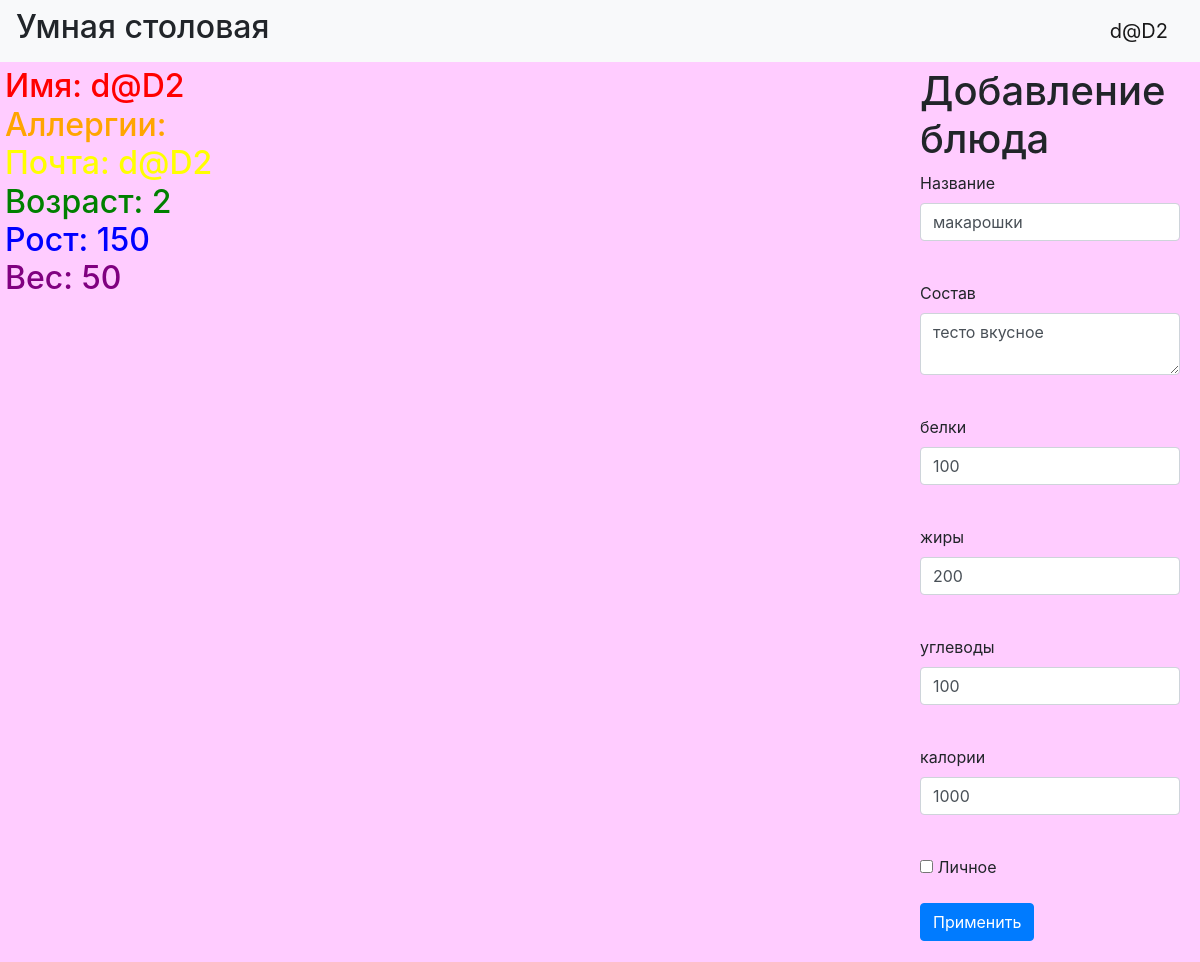
/dishs/1 (signed in), run on the app's committed database.
### data/users.py (models this page shows, shortened)
class User(SqlAlchemyBase, UserMixin):
    __tablename__ = 'users'
    id = sqlalchemy.Column(sqlalchemy.Integer, primary_key=True, autoincrement=True)
    name = sqlalchemy.Column(sqlalchemy.String, nullable=True)
    height = sqlalchemy.Column(sqlalchemy.String, nullable=True)
    weight = sqlalchemy.Column(sqlalchemy.String, nullable=True)
    allergic = sqlalchemy.Column(sqlalchemy.String, nullable=True)
    age = sqlalchemy.Column(sqlalchemy.String, nullable=True)
    email = sqlalchemy.Column(sqlalchemy.String, index=True, unique=True, nullable=True)
    hashed_password = sqlalchemy.Column(sqlalchemy.String, nullable=True)
    created_date = sqlalchemy.Column(sqlalchemy.DateTime, default=datetime.datetime.now)
    dishs = orm.relation("Dishs", back_populates='user')

### data/dishs.py (models this page shows)
class Dishs(SqlAlchemyBase):
    __tablename__ = 'dishs'
    id = sqlalchemy.Column(sqlalchemy.Integer, primary_key=True, autoincrement=True)
    title = sqlalchemy.Column(sqlalchemy.String, nullable=True)
    proteins = sqlalchemy.Column(sqlalchemy.String, nullable=True)
    fats = sqlalchemy.Column(sqlalchemy.String, nullable=True)
    carbohydrates = sqlalchemy.Column(sqlalchemy.String, nullable=True)
    calories = sqlalchemy.Column(sqlalchemy.String, nullable=True)
    content = sqlalchemy.Column(sqlalchemy.String, nullable=True)
    created_date = sqlalchemy.Column(sqlalchemy.DateTime, default=datetime.datetime.now)
    is_private = sqlalchemy.Column(sqlalchemy.Boolean, default=True)
    user_id = sqlalchemy.Column(sqlalchemy.Integer, sqlalchemy.ForeignKey("users.id"))
    user = orm.relation('User')
    categories = orm.relation("Category", secondary="association", backref="dishs")

### main.py (the view, shortened to what this page needs)
@app.route('/dishs/<int:id>', methods=['GET', 'POST'])
@login_required
def edit_dishs(id):
    form = DishsForm()
    if request.method == "GET":
        db_sess = db_session.create_session()
        dishs = db_sess.query(Dishs).filter(Dishs.id == id, Dishs.user == current_user).first()
        if dishs:
            form.title.data = dishs.title
            form.content.data = dishs.content
            form.is_private.data = dishs.is_private
            form.proteins.data = dishs.proteins
            form.fats.data = dishs.fats
            form.carbohydrates.data = dishs.carbohydrates
            form.calories.data = dishs.calories
        else:
            abort(404)
    return render_template('dishs.html', title='Редактирование блюда', form=form)

### forms/dishs.py
class DishsForm(FlaskForm):
    title = StringField('Название', validators=[DataRequired()])
    content = TextAreaField("Состав")
    proteins = StringField('белки', validators=[DataRequired()])
    fats = StringField('жиры', validators=[DataRequired()])
    carbohydrates = StringField('углеводы', validators=[DataRequired()])
    calories = StringField('калории', validators=[DataRequired()])
    is_private = BooleanField("Личное")
    submit = SubmitField('Применить')

### data/db_session.py (called while the page is built)
def create_session() -> Session:
    global __factory
    return __factory()

### main.py (called while the page is built)
@login_manager.user_loader
def load_user(user_id):
    db_sess = db_session.create_session()
    return db_sess.query(User).get(user_id)

### templates/dishs.html (shortened to what this page needs)
{% extends "base.html" %}
{% block content %}
    <h1>Добавление блюда</h1>
    <form action="" method="post">
        <p>
            {{ form.title.label }}<br>
            {{ form.title(class="form-control") }}<br>
        </p>
        <p>
            {{ form.content.label }}<br>
            {{ form.content(class="form-control") }}<br>
        </p>
        <p>
            {{ form.proteins.label }}<br>
            {{ form.proteins(class="form-control") }}<br>
        </p>
        <p>
            {{ form.fats.label }}<br>
            {{ form.fats(class="form-control") }}<br>
        </p>
        <p>
            {{ form.carbohydrates.label }}<br>
            {{ form.carbohydrates(class="form-control") }}<br>
        </p>
        <p>
            {{ form.calories.label }}<br>
            {{ form.calories(class="form-control") }}<br>
        </p>
        <p>{{ form.is_private() }} {{ form.is_private.label }}</p>
        <p>{{ form.submit(type="submit", class="btn btn-primary") }}</p>
    </form>
{% endblock %}

### templates/base.html (shortened to what this page needs)
<!doctype html>
<html lang="en">
<head>
    <link rel="stylesheet"
          href="https://stackpath.bootstrapcdn.com/bootstrap/4.4.1/css/bootstrap.min.css"
>
</head>
<body>
<header>
    <nav class="navbar navbar-light bg-light">
        <h2>Умная столовая</h2>
        {% if current_user.is_authenticated %}
            <a class="navbar-brand" href="/logout" >{{ current_user.name }}</a>
        {% else %}
            <p>
                <a class="btn btn-primary " href="/register">Зарегистрироваться</a>
                <a class="btn btn-success" href="/login">Войти</a>
            </p>
        {% endif %}
    </nav>
    <table width="100%" cellspacing="0" cellpadding="5">
   <tr>
    <td width="900" valign="top">
    {% if current_user.is_authenticated %}
        <h2 align="left"><font color="red">Имя: {{current_user.name}}</font><br>
            <font color="orange">Аллергии: {{current_user.allergic}}</font><br>
            <font color="yellow">Почта: {{current_user.email}}</font><br>
            <font color="green">Возраст: {{current_user.age}}</font><br>
            <font color="blue">Рост: {{current_user.height}}</font><br>
            <font color="purple">Вес: {{current_user.weight}}</font>
        </h2>
    {% endif %}
    </td>
    <td valign="top">
        <main role="main" class="container">
            {% block content %}{% endblock %}
        </main>
    </td>
   </tr>
  </table>
</header>
</body>
</html>

### templates/base.html (style rules this page uses)
body { background-color: #ffccff }

### data on the page
User: name "d@D2", age "2", height "150", weight "50"
Dishs: title "макарошки", content "тесто вкусное", proteins "100", fats "200", carbohydrates "100", calories "1000"
